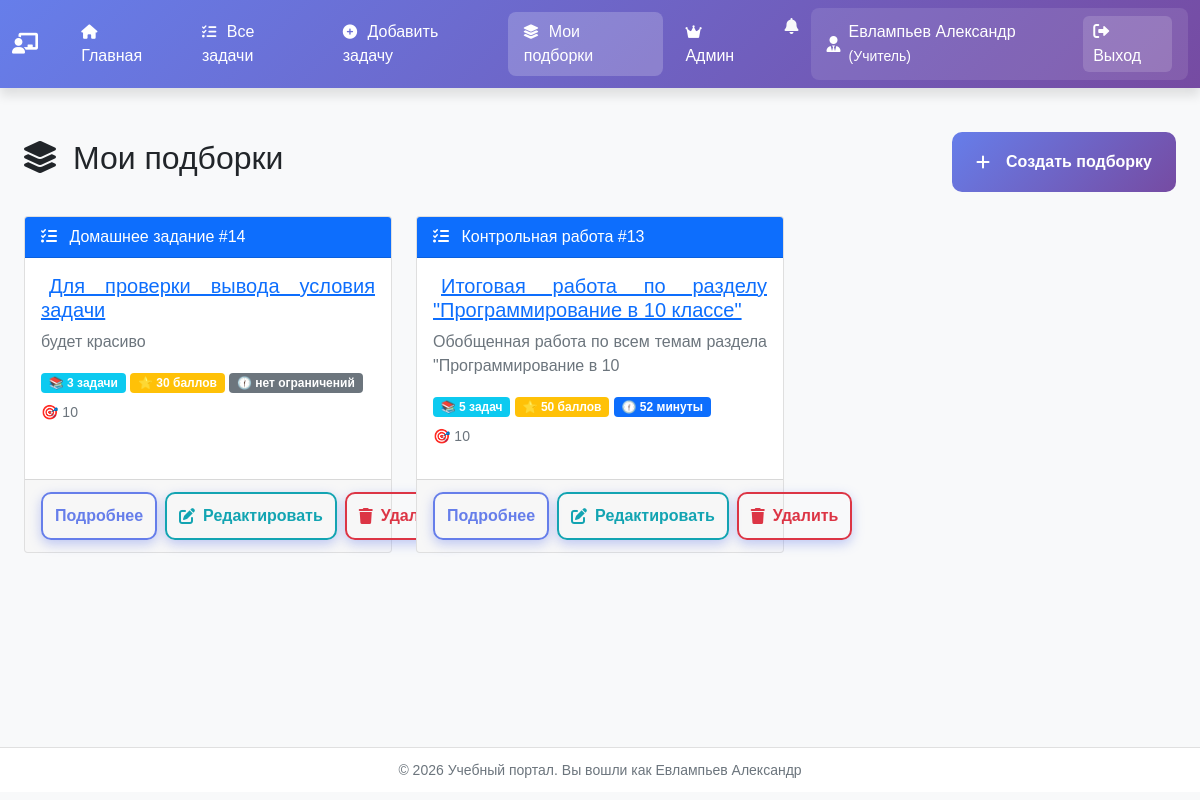
Screenshot of /tasks/collections/ (signed in) with the database file from the repository.
### users_app/models.py (models this page shows, shortened)
class User(AbstractUser):
    USER_TYPES = (
        ('teacher', 'Учитель'),
        ('student', 'Ученик'),
    )
    user_type = models.CharField(max_length=10, choices=USER_TYPES, default='student')
    middle_name = models.CharField('Отчество', max_length=50, blank=True)
    class Meta:
        verbose_name = 'Пользователь'
        verbose_name_plural = 'Пользователи'

### task_description_app/collections/models.py (models this page shows, shortened)
class Collection(models.Model):
    COLLECTION_TYPES = (
        ('lesson', 'Урок'),
        ('test', 'Контрольная работа'),
        ('exam', 'Экзамен'),
        ('homework', 'Домашнее задание'),
    )
    title = models.CharField('Название', max_length=200)
    description = models.TextField('Описание', blank=True)
    collection_type = models.CharField('Тип', max_length=20, choices=COLLECTION_TYPES, default='lesson')
    author = models.ForeignKey(
        settings.AUTH_USER_MODEL,
        on_delete=models.CASCADE,
        related_name='created_collections'
    )
    target_class = models.CharField('Класс', max_length=50, blank=True)
    target_group = models.IntegerField('Группа', null=True, blank=True)
    is_public = models.BooleanField('Публичная', default=True)
    show_results = models.BooleanField('Показывать результаты', default=True)
    time_limit = models.IntegerField('Ограничение времени (мин)', null=True, blank=True)
    created_at = models.DateTimeField(auto_now_add=True)
    updated_at = models.DateTimeField(auto_now=True)
    tasks = models.ManyToManyField(Task, through='CollectionItem', related_name='collections')
    class Meta:
        db_table = 'task_description_app_collection'
        ordering = ['-created_at']
        verbose_name = 'Подборка задач'
        verbose_name_plural = 'Подборки задач'
    def get_total_score(self):
        return sum(item.max_score for item in self.collection_items.all())
    def get_task_count(self):
        return self.collection_items.count()

class CollectionItem(models.Model):
    collection = models.ForeignKey(
        Collection,
        on_delete=models.CASCADE,
        related_name='collection_items'
    )
    task = models.ForeignKey(Task, on_delete=models.CASCADE)
    order = models.IntegerField('Порядок', default=0)
    max_score = models.IntegerField('Максимальный балл', default=10)
    required = models.BooleanField('Обязательная', default=True)
    class Meta:
        db_table = 'task_description_app_collectionitem'
        ordering = ['order']
        unique_together = ['collection', 'task']

### task_description_app/collections/views.py (the view)
# urls.py: path('', views.collection_list, name='list'),
def collection_list(request):
    collections = Collection.objects.filter(author=request.user) if request.user.is_authenticated else []
    if request.user.user_type == 'teacher':
        collections = Collection.objects.filter(
            models.Q(author=request.user) | models.Q(is_public=True)
        ).distinct()
    context = {
        'collections': collections,
        'title': 'Мои подборки',
    }
    return render(request, 'task_description_app/collections/collection_list.html', context)

### users_app/templatetags/pluralize_ru.py (called while the page is built)
@register.filter
def pluralize_ru(value, arg):
    try:
        count = int(value)
        forms = arg.split(',')
        if len(forms) != 3:
            return f"{count} {arg}"
        last_two = count % 100
        last_digit = count % 10
        if 11 <= last_two <= 19:
            return f"{count} {forms[2]}"
        elif last_digit == 1:
            return f"{count} {forms[0]}"
        elif 2 <= last_digit <= 4:
            return f"{count} {forms[1]}"
        else:
            return f"{count} {forms[2]}"
    except (ValueError, TypeError):
        return f"{value} {arg}"

### templates/task_description_app/collections/collection_list.html (shortened to what this page needs)
{% extends "base.html" %}
{% load static %}
{% load pluralize_ru %}
{% block extra_css %}
    <link rel="stylesheet" href="{% static 'collections/css/collections.css' %}">
{% endblock %}
{% block content %}
    <div class="container mt-4">
        <div class="d-flex justify-content-between align-items-center mb-4">
            <div>
                <h2>
                    <i class="fas fa-layer-group me-2"></i>
                    Мои подборки
                </h2>
            </div>
            <div>
                {% if user.user_type == 'teacher' %}
                    <a href="{% url 'tasks_&_collections:collections:create' %}" class="btn btn-primary">
                        <i class="fas fa-plus me-2"></i>Создать подборку
                    </a>
                {% endif %}
            </div>
        </div>
        {% if collections %}
            <div class="row">
                {% for collection in collections %}
                    <div class="col-md-4 mb-4">
                        <div class="card h-100">
                            <div class="card-header bg-primary text-white">
                                <i class="fas {% if collection.collection_type == 'lesson' %}fa-book{% else %}fa-tasks{% endif %} me-2"></i>
                                {{ collection.get_collection_type_display }} #{{ collection.id }}
                            </div>
                            <div class="card-body">
                                <h5 class="card-title">
                                    <a href="{% url 'tasks_&_collections:collections:detail' collection.id %}"
                                       class="card-hover p-2">
                                        {{ collection.title }}
                                    </a>
                                </h5>
                                <p class="card-text text-muted">{{ collection.description|truncatechars:100 }}</p>
                                <div class="mb-2">
                                    <span class="badge bg-info">📚 {{ collection.get_task_count|pluralize_ru:"задача,задачи,задач" }} </span>
                                    <span class="badge bg-warning">⭐ {{ collection.get_total_score|pluralize_ru:"балл,балла,баллов" }}</span>
                                    {% if collection.time_limit is None %}
                                        <span class="badge bg-secondary">🕧 нет ограничений</span>
                                    {% else %}
                                        <span class="badge bg-primary">🕧 {{ collection.time_limit|pluralize_ru:"минута,минуты,минут" }} </span>
                                    {% endif %}
                                </div>
                                {% if collection.target_class %}
                                    <p class="small text-muted">🎯 {{ collection.target_class }}</p>
                                {% endif %}
                            </div>
                            <div class="card-footer">
                                <div class="d-flex gap-2">
                                    <a href="{% url 'tasks_&_collections:collections:detail' collection.id %}"
                                       class="btn btn-little btn-outline">
                                        Подробнее
                                    </a>
                                    {% if collection.author == user %}
                                        <a href="{% url 'tasks_&_collections:collections:edit' collection.id %}"
                                           class="btn btn-little btn-outline-sms">
                                            <i class="fas fa-edit"></i> Редактировать
                                        </a>
                                    {% endif %}
                                    <form method="post"
                                          action="{% url 'tasks_&_collections:collections:delete' collection.id %}"
                                          onsubmit="return confirm('Вы уверены, что хотите удалить подборку «{{ collection.title }}»? Это действие необратимо.');"
                                          style="display: inline;">
                                        <button type="submit" class="btn btn-little btn-remove-test">
                                            <i class="fas fa-trash"></i> Удалить
                                        </button>
                                    </form>
                                </div>
                            </div>
                        </div>
                    </div>
                {% endfor %}
            </div>
        {% endif %}
    </div>
{% endblock %}

### templates/base.html (shortened to what this page needs)
<!DOCTYPE html>
<html lang="ru">
<head>
    {% load static %}
    <link rel="stylesheet" href="https://cdn.jsdelivr.net/npm/bootstrap@5.1.3/dist/css/bootstrap.min.css">
    <link rel="stylesheet" href="https://cdnjs.cloudflare.com/ajax/libs/font-awesome/6.0.0/css/all.min.css">
    <link rel="stylesheet" href="{% static 'css/base/style.css' %}">
    {% if user.user_type == 'teacher' %}
        <link rel="stylesheet" href="{% static 'notifications/css/notifications.css' %}">
    {% endif %}
    <link rel="stylesheet" href="{% static 'css/components/buttons.css' %}">
    <link rel="stylesheet" href="{% static 'css/components/tabs.css' %}">
    {% block extra_css %}{% endblock %}
</head>
<body>
<nav class="navbar navbar-expand-lg navbar-dark">
    <div class="container">
        <a class="navbar-brand" href="{% url 'home' %}">
            <i class="fas {% if user.user_type == 'teacher' %}fa-chalkboard-teacher{% elif user.user_type == 'student' %}fa-user-graduate{% else %}fa-graduation-cap{% endif %} me-2"></i>
        </a>
        <div class="collapse navbar-collapse" id="navbarNav">
            {% if user.is_authenticated %}
                <ul class="navbar-nav me-auto">
                {% if user.user_type == 'teacher' %}
                    <ul class="navbar-nav me-auto">
                    <li class="nav-item">
                        <a class="nav-link {% if request.path == '/' or '/teacher/' in request.path %}active{% endif %}"
                           href="{% url 'teacher_dashboard' %}">
                            <i class="fas fa-home"></i> Главная
                        </a>
                    </li>
                    <li class="nav-item">
                        <a class="nav-link {% if '/tasks/' in request.path and '/tasks/task/add/' not in request.path and '/tasks/collections/' not in request.path %}active{% endif %}"
                           href="{% url 'tasks_&_collections:tasks:list' %}">
                            <i class="fas fa-tasks"></i> Все задачи
                        </a>
                    </li>
                    <li class="nav-item">
                        <a class="nav-link {% if '/tasks/task/add/' in request.path %}active{% endif %}"
                           href="{% url 'tasks_&_collections:tasks:add' %}">
                            <i class="fas fa-plus-circle"></i> Добавить задачу
                        </a>
                    </li>
                    <li class="nav-item">
                        <a class="nav-link {% if '/tasks/collections/' in request.path and '/tasks/collections/my-assignments' not in request.path %}active{% endif %}"
                           href="{% url 'tasks_&_collections:collections:list' %}">
                            <i class="fas fa-layer-group"></i> Мои подборки
                        </a>
                    </li>
                {% endif %}
            {% if user.is_superuser %}
                <li class="nav-item">
                    <a class="nav-link" href="{% url 'assign_teacher' %}">
                        <i class="fas fa-crown me-1"></i> Aдмин
                    </a>
                </li>
            {% endif %}
            </ul>
                {% if user.user_type == 'teacher' %}
                    <div class="nav-item">
                        {% include 'notifications/widget.html' %}
                    </div>
                {% endif %}
                <div class="user-menu">
                    <i class="fas {% if user.user_type == 'teacher' %}fa-user-tie{% else %}fa-user{% endif %}"></i>
                    <span class="user-name">
                            {{ user.last_name }} {{ user.first_name }}
                        {% if user.user_type == 'teacher' %}
                            <small>(Учитель)</small>
                        {% else %}
                            <small>(Ученик)</small>
                        {% endif %}
                        </span>
                    <a href="{% url 'logout' %}" class="logout-btn" onclick="return confirm('Выйти из системы?')">
                        <i class="fas fa-sign-out-alt me-1"></i> Выход
                    </a>
                </div>
            {% endif %}
        </div>
    </div>
</nav>
<div class="main-content">
    <div class="container">
        {% block content %}
        {% endblock %}
    </div>
</div>
<footer class="footer">
    <div class="container text-center">
        <small>
            &copy; {% now "Y" %} Учебный портал.
            {% if user.is_authenticated %}
                Вы вошли как {{ user.last_name }} {{ user.first_name }}
            {% else %}
                Все права защищены
            {% endif %}
        </small>
    </div>
</footer>
</body>
</html>

### static/css/base/style.css (style rules this page uses)
* { margin: 0; padding: 0; box-sizing: border-box; }
html, body { width: 100%; overflow-x: auto; }
body { background: #f8f9fa; font-family: 'GOST type B', Tahoma, Geneva, Verdana, sans-serif; min-height: 99vh; display: flex; flex-direction: column; }
.container { width: 100%; max-width: 1980px; }
.navbar { background: linear-gradient(135deg, #667eea 0%, #764ba2 100%); box-shadow: 0 8px 10px rgba(0, 0, 0, 0.1); }
.navbar-brand, .nav-link { color: white !important; }
.navbar-brand { font-weight: 600; font-size: 1.3rem; }
.nav-link { position: relative; padding: 0.5rem 1rem !important; margin: 0 0.2rem; border-radius: 8px; transition: all 0.3s; }
.nav-link.active { background: rgba(255, 255, 255, 0.2); font-weight: 500; }
.nav-link i { margin-right: 6px; font-size: 0.9rem; }
.me-auto { margin: auto; }
.user-menu { display: flex; align-items: center; color: white; padding: 0.5rem 1rem; border-radius: 8px; background: rgba(255, 255, 255, 0.1); }
.user-menu i { margin-right: 8px; font-size: 1rem; }
.user-name { margin-right: 12px; font-weight: 500; }
.main-content { flex: 1; padding: 20px 0; }
.footer { background: white; padding: 10px 0; margin-top: auto; border-top: 1px solid #e0e0e0; color: #6c757d; }
.mb-4 { text-align: justify; }
p { text-align: justify; }

### static/css/components/buttons.css (style rules this page uses)
.btn { width: 100%; justify-content: center; padding: 18px 24px; border: none; border-radius: 10px; font-size: 1em; font-weight: 600; cursor: pointer; transition: all 0.3s ease; text-decoration: none; display: inline-flex; align-items: center; gap: 8px; }
.btn-primary { background: linear-gradient(135deg, #667eea 0%, #764ba2 100%); color: white; }
.btn-outline { background: transparent; color: #667eea; border: 2px solid #667eea; box-shadow: 0 4px 12px rgba(102, 126, 234, 0.4); }
.btn-outline-sms { background: transparent; color: #13a4b2; border: 2px solid #13a4b2; box-shadow: 0 4px 12px rgba(102, 126, 234, 0.4); }
.logout-btn { color: white; text-decoration: none; padding: 4px 10px; border-radius: 6px; background: rgba(255, 255, 255, 0.15); transition: all 0.3s; }
.btn-remove-test { background: transparent; color: #dc3545; border: 2px solid #dc3545; box-shadow: 0 4px 12px rgba(102, 126, 234, 0.4); cursor: pointer; }
.btn-little { padding: 10px 12px; }

### task_description_app/static/collections/css/collections.css (style rules this page uses)
.card-footer { border-radius: 0 0 calc(.25rem - 1px) calc(.25rem - 1px); padding: 0.75rem 1rem; background-color: rgba(0, 0, 0, .03); border-top: 1px solid rgba(0, 0, 0, .125); gap: 10px; flex-wrap: wrap; }

### rows the page displays
User: last_name "Евлампьев", first_name "Александр"
Collection: collection_type "Домашнее задание", id "14", title "Для проверки вывода условия задачи", description "будет красиво", shows "🕧 нет ограничений", target_class "10", shows "Редактировать"
Collection: collection_type "Контрольная работа", id "13", title "Итоговая работа по разделу \"Программирование в 10 классе\"", description "Обобщенная работа по всем темам раздела \"Программирование в 10", target_class "10", shows "Редактировать"
